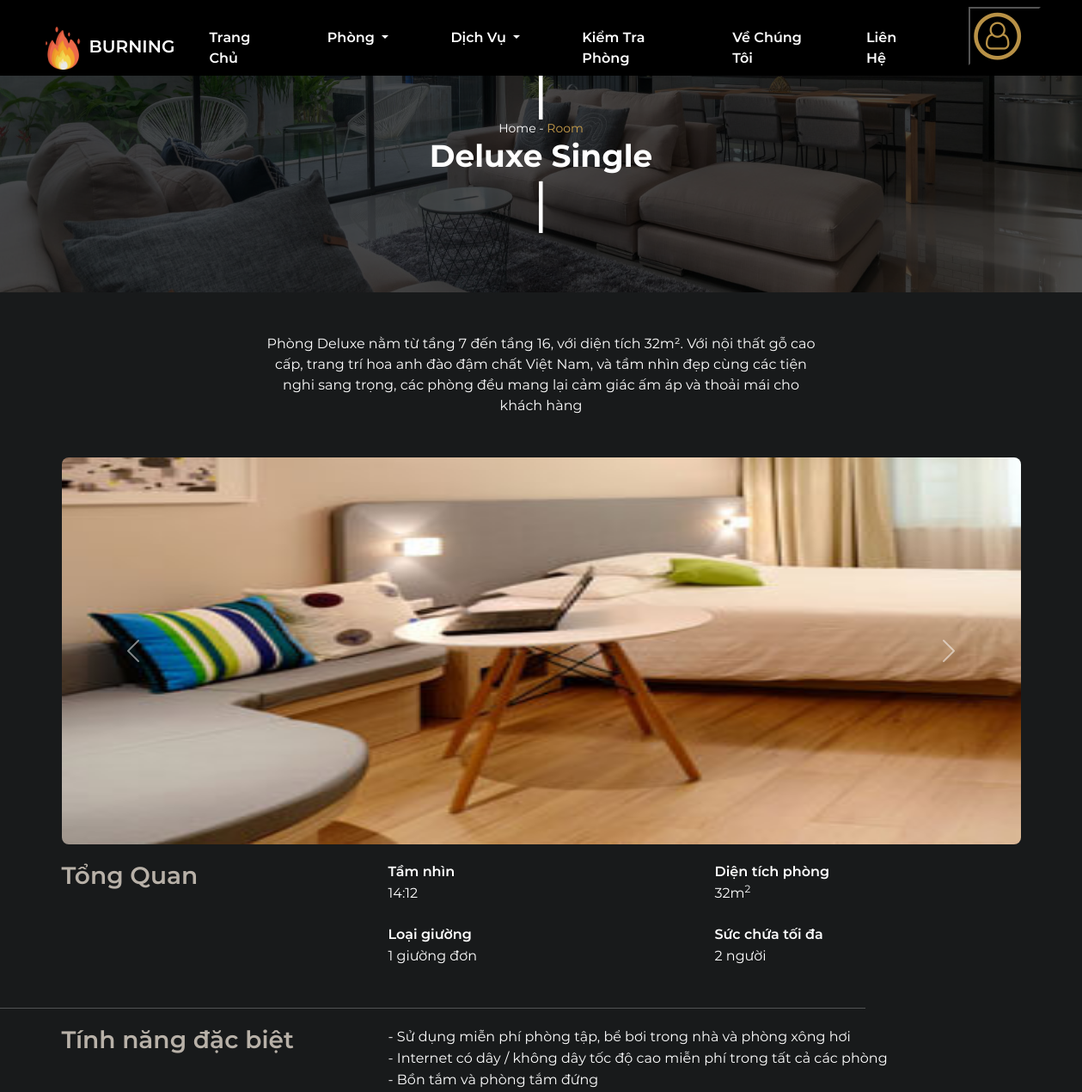
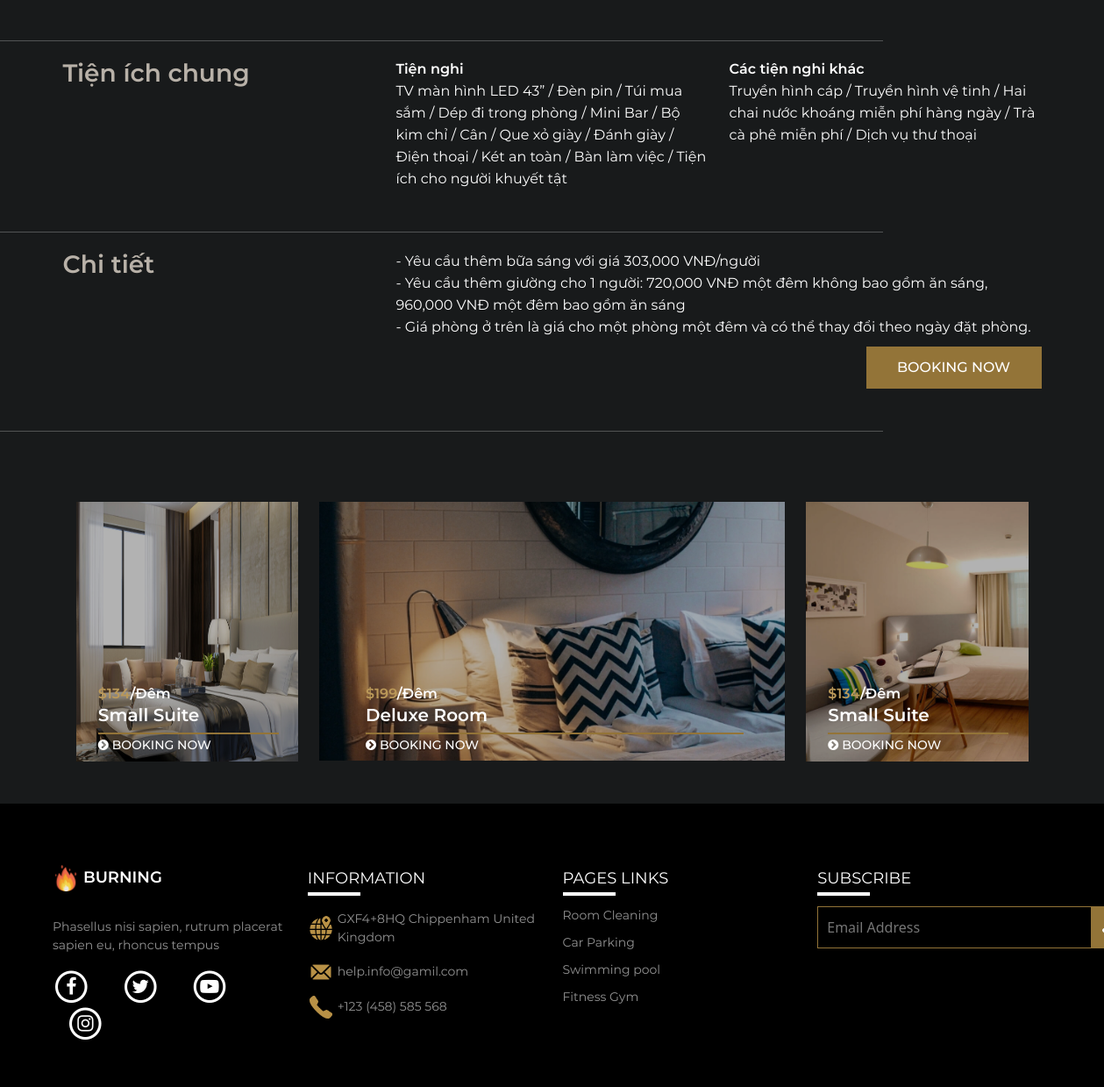
Screenshot of /logged/roomdetail.php?MaPhong=101 with the database file from the repository (2 pictures, top to bottom).
### tables this page shows
CREATE TABLE `phong` (
  `MaPhong` int(10) NOT NULL,
  `LoaiPhong` varchar(20) NOT NULL,
  `KieuPhong` varchar(50) NOT NULL,
  `SLMax` int(10) NOT NULL,
  `LoaiGiuong` varchar(50) NOT NULL,
  `GiaPhong` varchar(10) NOT NULL,
  `IMG` varchar(50) NOT NULL,
  `DienTich` varchar(50) NOT NULL,
  `TamNhin` varchar(50) NOT NULL,
  `MoTa` varchar(500) NOT NULL,
  `TrangThai` varchar(20) NOT NULL
);

### logged/roomdetail.php (the view, shortened to what this page needs)
<!DOCTYPE html>
<html lang="en">
<head>
    <link rel="stylesheet" href="../css/roomdetail.css?v=<?php echo time(); ?>" type='text/css'>
    <link rel="stylesheet" href="https://cdnjs.cloudflare.com/ajax/libs/font-awesome/4.7.0/css/font-awesome.min.css">
    <link rel="stylesheet" href="../common/bootstrap-5.2.2-dist/css/bootstrap.min.css">
    <link rel="stylesheet" type="text/css" href="../common/slick/slick.css">
    <link rel="stylesheet" type="text/css" href="../common/slick/slick-theme.css">
    <link rel="stylesheet" href="../css/style.css">
</head>
<body>
    <?php
    include('header.php');
    ?>
    <?php
        $con = mysqli_connect("localhost","root","","burninghotel");
        $MaPhong=$_GET['MaPhong'];
        $sql = "SELECT * From phong where  MaPhong='$MaPhong'";
        $result = mysqli_query($con, $sql);
        if(mysqli_num_rows($result)>0){
            while($row=mysqli_fetch_assoc($result)){
                $KieuPhong=$row["KieuPhong"];
                $LoaiGiuong=$row["LoaiGiuong"];
                $TamNhin=$row["TamNhin"];
                $DienTich=$row["DienTich"];
                $NguoiMax=$row["SLMax"];
                $IMG=$row['IMG'];
            }
        }
    ?>
    <section id="banner">
        <div class="container-fluid p-0 text-center">
            <div class="img">
                <img src="../img/pay/banner.jpg" alt="" class="img-fluid">
                <div class="box">
                    <div class="trangtri"></div>
                    <p class="m-0" style="font-size: 14px;font-family: Montserrat-Regular">Home - <span
                            style="color: #C89E4B;">Room</span></p>
                    <h3 style="font-size:36px;font-family: Montserrat-Bold;"><?php echo $KieuPhong?></h3>
                    <div class="trangtri"></div>
                </div>
            </div>
        </div>
    </section>
    <section id="information">
        <div class="container text-center">
            <p class="p-5" style="width: 67%; margin: 0 auto;font-family:Montserrat-Regular;">Phòng Deluxe nằm từ tầng 7 đến tầng 16, với diện tích
                32m². Với nội thất gỗ cao cấp, trang trí hoa anh đào đậm chất Việt Nam, và tầm nhìn đẹp cùng các tiện
                nghi sang trọng, các phòng đều mang lại cảm giác ấm áp và thoải mái cho khách hàng</p>
        </div>
        <section id="slider">
            <div class="container">
                <div id="carouselExampleCaptions" class="carousel slide" data-bs-ride="true">
                    <div class="carousel-inner">
                        <div class="slide-item carousel-item active">
                            <img src="<?php echo $IMG?>" class="d-block w-100 rounded-3"
                                style="height: 450px;" alt="">
                        </div>
                    </div>
                    <button class="carousel-control-prev" type="button" data-bs-target="#carouselExampleCaptions"
                        data-bs-slide="prev">
                        <span class="carousel-control-prev-icon" aria-hidden="true"></span>
                    </button>
                    <button class="carousel-control-next" type="button" data-bs-target="#carouselExampleCaptions"
                        data-bs-slide="next">
                        <span class="carousel-control-next-icon" aria-hidden="true"></span>
                    </button>
                </div>
            </div>
        </section>
    </section>
    <section id="overview">
        <div class="container">
            <div class="row">
                <div class="col-4">
                    <h3>Tổng Quan</h3>
                </div>
                <div class="col-4">
                    <p class="m-0">Tầm nhìn</p>
                    <span><?php echo $TamNhin?></span>
                    <p class="mb-0 mt-4">Loại giường</p>
                    <span><?php echo $LoaiGiuong?></span>
                </div>
                <div class="col-4">
                    <p class="m-0">Diện tích phòng</p>
                    <span><?php echo $DienTich?><sup>2</sup></span>
                    <p class="mb-0 mt-4">Sức chứa tối đa</p>
                    <span ><?php echo $NguoiMax?> người</span>
                </div>
            </div>
        </div>
        <hr class="mb-0 mt-5">
    </section>
    <section id="special-features">
        <div class="container">
            <div class="row ">
                <div class="col-4">
                    <h3>Tính năng đặc biệt</h3>
                </div>
                <div class="col-8">
                    <span>- Sử dụng miễn phí phòng tập, bể bơi trong nhà và phòng xông hơi</span> <br>
                    <span>- Internet có dây / không dây tốc độ cao miễn phí trong tất cả các phòng</span> <br>
                    <span>- Bồn tắm và phòng tắm đứng</span>
                </div>
            </div>
        </div>
        <hr class="mb-0 mt-5">
    </section>
    <section id="common">
        <div class="container">
            <div class="row">
                <div class="col-4">
                    <h3>Tiện ích chung</h3>
                </div>
                <div class="col-4">
                    <p class="m-0">Tiện nghi</p>
                    <span>TV màn hình LED 43” / Đèn pin / Túi mua sắm / Dép đi trong phòng / Mini Bar / Bộ kim chỉ / Cân / Que xỏ giày / Đánh giày / Điện thoại / Két an toàn / Bàn làm việc / Tiện ích cho người khuyết tật</span>
                </div>
                <div class="col-4">
                    <p class="m-0">Các tiện nghi khác</p>
                    <span>Truyền hình cáp / Truyền hình vệ tinh / Hai chai nước khoáng miễn phí hàng ngày / Trà cà phê miễn phí / Dịch vụ thư thoại</span>
                </div>
            </div>
        </div>
        <hr class="mb-0 mt-5">
    </section>
    <section id="detail">
        <div class="container">
            <div class="row ">
                <div class="col-4">
                    <h3>Chi tiết</h3>
                </div>
                <div class="col-8">
                    <span>- Yêu cầu thêm bữa sáng với giá 303,000 VNĐ/người</span> <br>
                    <span>- Yêu cầu thêm giường cho 1 người: 720,000 VNĐ một đêm không bao gồm ăn sáng, 960,000 VNĐ một đêm bao gồm ăn sáng</span> <br>
                    <span>- Giá phòng ở trên là giá cho một phòng một đêm và có thể thay đổi theo ngày đặt phòng.</span>
                </div>
            </div>
            <div class="d-flex justify-content-end">
                <button><a style="text-decoration:none; color:white" href="payddn.php?TenPhong=<?php echo $TenPhong?>">BOOKING NOW</a></button>
            </div>
        </div>
        <hr class="mb-0 mt-5">
    </section>
    <section id="room">
        <div class="container pb-5">
            <div class="row">
                <div class="col-3">
                    <div class="img h-100">
                        <img src="../img/trangchu1/accommodations_1.jpg" alt="" class="img-fluid h-100">
                        <div class="content">
                            <p class="m-0"><span style="color:#BB9959;">$134</span>/Đêm</p>
                            <h5>Small Suite</h5>
                            <div class="trangtri"></div>
                            <a href="#" style="font-size: 14px; font-family: Montserrat-Medium;"><i
                                    class="fa fa-chevron-circle-right"></i> BOOKING NOW</a>
                        </div>
                    </div>
                </div>
                <div class="col-6">
                    <div class="img">
                        <img src="../img/trangchu1/room_2.jpg" alt="" class="img-fluid">
                        <div class="content">
                            <p class="m-0"><span style="color:#BB9959;">$199</span>/Đêm</p>
                            <h5>Deluxe Room</h5>
                            <div class="trangtri1"></div>
                            <a href="#" style="font-size: 14px; font-family: Montserrat-Medium;"><i
                                    class="fa fa-chevron-circle-right"></i> BOOKING NOW</a>
                        </div>
                    </div>
                </div>
                <div class="col-3">
                    <div class="img">
                        <img src="../img/trangchu1/room_3.jpg" alt="" class="img-fluid h-100">
                        <div class="content">
                            <p class="m-0"><span style="color:#BB9959;">$134</span>/Đêm</p>
                            <h5>Small Suite</h5>
                            <div class="trangtri"></div>
                            <a href="#" style="font-size: 14px; font-family: Montserrat-Medium;"><i
                                    class="fa fa-chevron-circle-right"></i> BOOKING NOW</a>
                        </div>
                    </div>
                </div>
            </div>
        </div>
    </section>
    <?php
    include('footer.php');
    ?>
</body>
</html>

### css/roomdetail.css (style rules this page uses)
.container { width: 1110px; }
hr { width: 80%; margin: 0 auto; }
#banner { margin-top: 40px; color: white; }
#banner .img { position: relative; }
#banner .img img { width: 100%; height: 300px; filter: brightness(30%); }
#banner .box { position: absolute; top: 45%; left: 50%; transform: translate(-50%,-50%); }
#banner .box .trangtri { border: 2px solid white; background-color: white; height: 60px; width: 2px; margin: 0 auto; }
#information { background-color: #181A1B; color: #fff; }
#overview { background-color: #181A1B; color: #fff; padding-top: 20px; }
#overview h3 { color: #B8B1A8; font-family:Montserrat-SemiBold; }
#overview p { font-family:Montserrat-SemiBold; }
#overview span { font-family:Montserrat-Regular; }
#special-features { background-color: #181A1B; color: #fff; padding-top: 20px; }
#special-features h3 { color: #B8B1A8; font-family:Montserrat-SemiBold; }
#special-features span { font-family:Montserrat-Regular; }
#common { background-color: #181A1B; color: #fff; padding-top: 20px; }
#common h3 { color: #B8B1A8; font-family:Montserrat-SemiBold; }
#common p { font-family:Montserrat-SemiBold; }
#common span { font-family:Montserrat-Regular; text-align: justify; }
#detail { background-color: #181A1B; color: #fff; padding-top: 20px; }
#detail h3 { color: #B8B1A8; font-family:Montserrat-SemiBold; }
#detail span { font-family:Montserrat-Regular; text-align: justify; }
#detail button { border: none; color: white; background-color: #937438; height: 48px; width: 200px; margin-top: 10px; font-family: Montserrat-Medium; }
#room { background-color: #181A1B; }
#room .container { width: 1110px; padding-top:80px ; }
#room a { color: white; text-decoration: none; text-align: center; width: 100px; font-family:Montserrat-SemiBold; }
#room .img { position: relative; }
#room .img img { filter: brightness(70%); }
#room .content { position: absolute; top: 70%; left: 10%; color: white; font-family: Montserrat-SemiBold; }
#room .content .trangtri { width: 160%; text-align: center; border: 1px solid #937438; background-color: #937438; }
#room .content .trangtri1 { width: 310%; text-align: center; border: 1px solid #937438; background-color: #937438; }

### css/style.css (style rules this page uses)
html, body { margin: 0; padding: 0; }
* { box-sizing: border-box; margin: 0; padding: 0; outline: none; }
a { text-decoration: none; }

### rows the page displays
phong: KieuPhong "Deluxe Single", IMG (picture), TamNhin "14:12", LoaiGiuong "1 giường đơn", DienTich "32m", SLMax "2"
